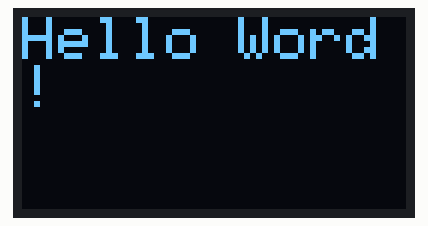
A sketch run on a simulated ESP32. On the bench: 128×64 one-colour display.

Above: at 0.1 s.
At 5.1 s:
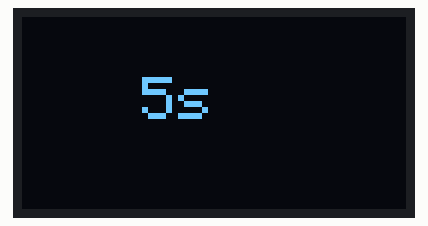
At 9.1 s:
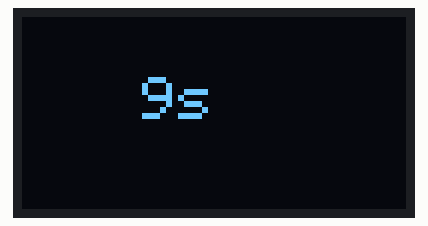
At 13.1 s:
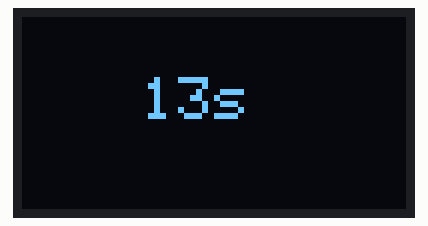
At 21.1 s:
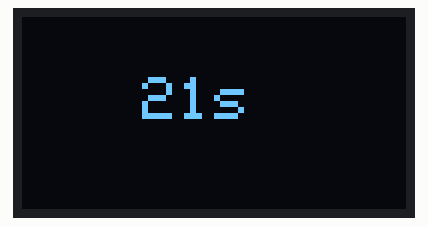
At 38.1 s:
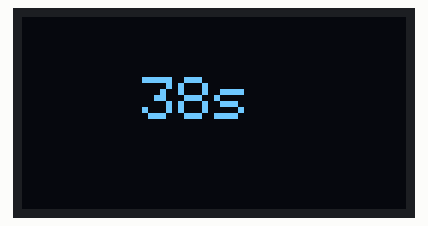

The sketch:

Display_lcd.ino
```cpp
#include <Wire.h>
#include <Adafruit_GFX.h>
#include <Adafruit_SSD1306.h>

#define SCREEN_WIDTH 128 //Largura da tela em px
#define SCREEN_HEIGHT 64 //Altura da tela em px

#define I2C_SCK 6
#define I2C_SDA 5

Adafruit_SSD1306 tela(SCREEN_WIDTH,SCREEN_HEIGHT, &Wire, -1);

void setup() {
  Serial.begin(115200);
  Wire.begin(I2C_SDA,I2C_SCK); //Inicia comunicação I2C
  tela.begin(SSD1306_SWITCHCAPVCC, 0x3C);
  tela.clearDisplay();
  tela.setTextSize(2.0);
  tela.setTextColor(SSD1306_WHITE);
  tela.setCursor(0,0);
  tela.println("Hello Word!");
  // tela.setCursor(0,0);
  // tela.println("Hello");
  // tela.setCursor(0,32);
  // tela.println("World");
  tela.display();
  delay(5000);

}

void loop() {
  tela.clearDisplay();
  tela.setCursor(40,20);

  tela.print(millis()/1000);
  tela.println("s");

  tela.display();


}
```

Measured:
- what the display in image 1 shows lasts 0.9 s, from 5.1 s to 6.0 s
- what the display in image 2 shows lasts 1.0 s, from 9.0 s to 10.0 s
